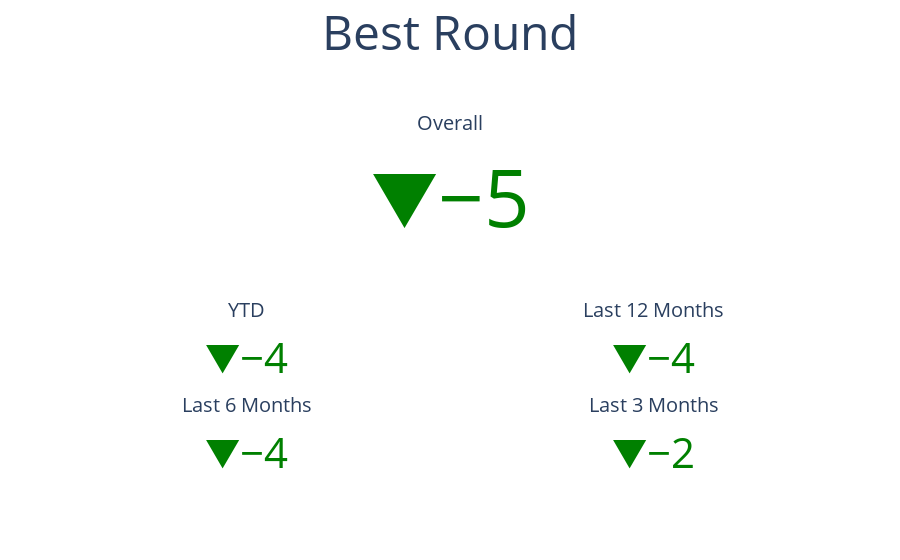

The code cell stored with this chart in its notebook:
### Code cell
get_player_stats(
    df=df,
    player="Monkey",
    course=course,
    layout=layout,
    min_date=min_date,
    plot_dir="reports/img/",
)

### Figure 1 — Plotly figure (JSON) as saved in the notebook; plotly's stock layout.template omitted (floating-point values rounded to 4 significant figures)
{"data": [{"delta": {"decreasing": {"color": "green"}, "increasing": {"color": "red"}, "position": "top", "reference": 58, "relative": false}, "domain": {"x": [0, 1], "y": [0.5, 1]}, "mode": "delta", "title": {"text": "Overall"}, "type": "indicator", "value": 53}, {"delta": {"decreasing": {"color": "green"}, "increasing": {"color": "red"}, "position": "top", "reference": 58, "relative": false}, "domain": {"x": [0, 0.45], "y": [0.25, 0.4]}, "mode": "delta", "title": {"text": "YTD"}, "type": "indicator", "value": 54}, {"delta": {"decreasing": {"color": "green"}, "increasing": {"color": "red"}, "position": "top", "reference": 58, "relative": false}, "domain": {"x": [0.55, 1], "y": [0.25, 0.4]}, "mode": "delta", "title": {"text": "Last 12 Months"}, "type": "indicator", "value": 54}, {"delta": {"decreasing": {"color": "green"}, "increasing": {"color": "red"}, "position": "top", "reference": 58, "relative": false}, "domain": {"x": [0, 0.45], "y": [0, 0.15]}, "mode": "delta", "title": {"text": "Last 6 Months"}, "type": "indicator", "value": 54}, {"delta": {"decreasing": {"color": "green"}, "increasing": {"color": "red"}, "position": "top", "reference": 58, "relative": false}, "domain": {"x": [0.55, 1], "y": [0, 0.15]}, "mode": "delta", "title": {"text": "Last 3 Months"}, "type": "indicator", "value": 56}], "layout": {"title": {"font": {"size": 48}, "text": "Best Round", "x": 0.5, "xanchor": "center"}}}
